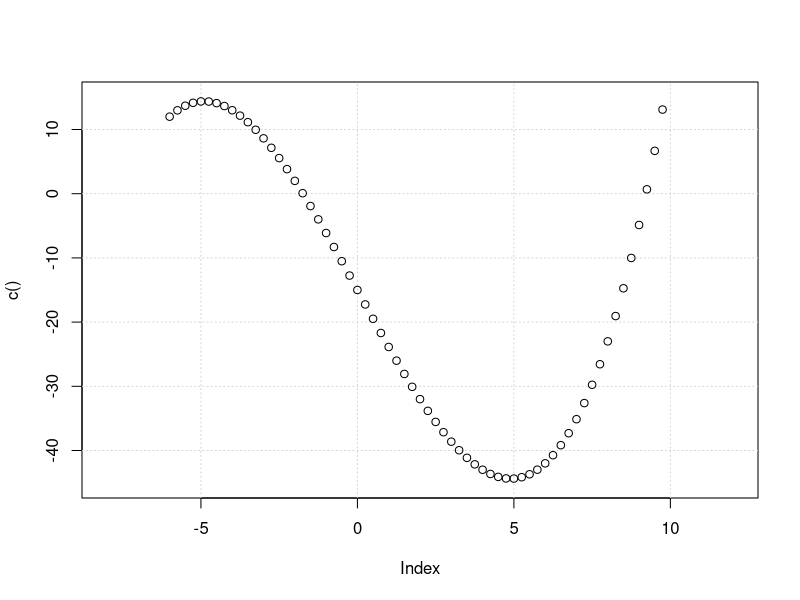

Here is the R script that generated this plot:
x11()

x <- seq(-6, 10, by=0.25) # c(-6:10)
y <- x*x*x/8 - 9*x -15

x11()

plot(
     c(), c(),    # Empty set, points will be drawn later …
     type = "n",  # start new plot, but don't add data
    xlim=c(-8,12)                  ,
    ylim=c(-45,15)                 ,
  )

grid()

# Call points again so that points that were drawn over by grid are
# painted »above« the grid:
points(x, y)

# wait for mouse click or enter pressed:
z <- locator(1)
